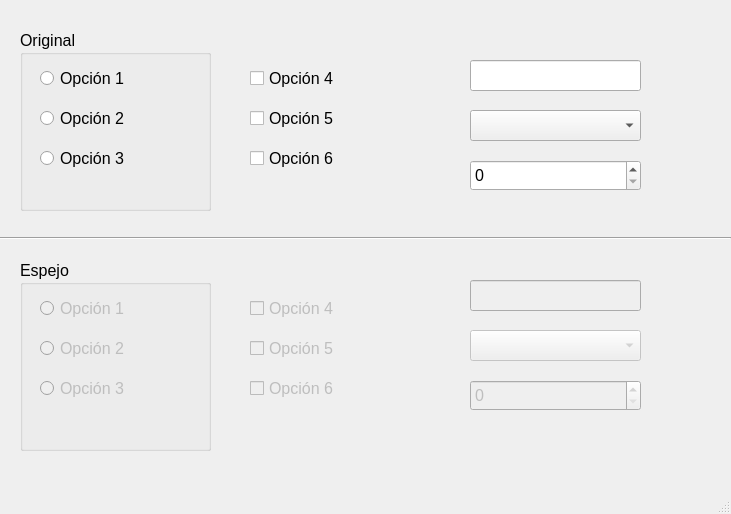
<?xml version="1.0" encoding="UTF-8"?>
<ui version="4.0">
 <class>MainWindow</class>
 <widget class="QMainWindow" name="MainWindow">
  <property name="geometry">
   <rect>
    <x>0</x>
    <y>0</y>
    <width>731</width>
    <height>514</height>
   </rect>
  </property>
  <property name="windowTitle">
   <string>Imitador</string>
  </property>
  <widget class="QWidget" name="centralwidget">
   <widget class="Line" name="line">
    <property name="geometry">
     <rect>
      <x>-10</x>
      <y>230</y>
      <width>741</width>
      <height>16</height>
     </rect>
    </property>
    <property name="orientation">
     <enum>Qt::Horizontal</enum>
    </property>
   </widget>
   <widget class="QCheckBox" name="checkOpcion4_original">
    <property name="geometry">
     <rect>
      <x>250</x>
      <y>70</y>
      <width>91</width>
      <height>17</height>
     </rect>
    </property>
    <property name="font">
     <font>
      <family>MS Shell Dlg 2</family>
      <pointsize>12</pointsize>
     </font>
    </property>
    <property name="text">
     <string>Opción 4</string>
    </property>
   </widget>
   <widget class="QCheckBox" name="checkOpcion6_original">
    <property name="geometry">
     <rect>
      <x>250</x>
      <y>150</y>
      <width>91</width>
      <height>17</height>
     </rect>
    </property>
    <property name="font">
     <font>
      <family>MS Shell Dlg 2</family>
      <pointsize>12</pointsize>
     </font>
    </property>
    <property name="text">
     <string>Opción 6</string>
    </property>
   </widget>
   <widget class="QCheckBox" name="checkOpcion5_original">
    <property name="geometry">
     <rect>
      <x>250</x>
      <y>110</y>
      <width>91</width>
      <height>17</height>
     </rect>
    </property>
    <property name="font">
     <font>
      <family>MS Shell Dlg 2</family>
      <pointsize>12</pointsize>
     </font>
    </property>
    <property name="text">
     <string>Opción 5</string>
    </property>
   </widget>
   <widget class="QLineEdit" name="editOriginal">
    <property name="geometry">
     <rect>
      <x>470</x>
      <y>60</y>
      <width>171</width>
      <height>31</height>
     </rect>
    </property>
    <property name="font">
     <font>
      <pointsize>12</pointsize>
     </font>
    </property>
   </widget>
   <widget class="QComboBox" name="comboOriginal">
    <property name="geometry">
     <rect>
      <x>470</x>
      <y>110</y>
      <width>171</width>
      <height>31</height>
     </rect>
    </property>
    <property name="font">
     <font>
      <pointsize>12</pointsize>
     </font>
    </property>
   </widget>
   <widget class="QSpinBox" name="spinOriginal">
    <property name="geometry">
     <rect>
      <x>470</x>
      <y>160</y>
      <width>171</width>
      <height>31</height>
     </rect>
    </property>
    <property name="font">
     <font>
      <pointsize>12</pointsize>
     </font>
    </property>
   </widget>
   <widget class="QLineEdit" name="editEspejo">
    <property name="enabled">
     <bool>false</bool>
    </property>
    <property name="geometry">
     <rect>
      <x>470</x>
      <y>280</y>
      <width>171</width>
      <height>31</height>
     </rect>
    </property>
    <property name="font">
     <font>
      <pointsize>12</pointsize>
     </font>
    </property>
   </widget>
   <widget class="QSpinBox" name="spinEspejo">
    <property name="enabled">
     <bool>false</bool>
    </property>
    <property name="geometry">
     <rect>
      <x>470</x>
      <y>380</y>
      <width>171</width>
      <height>31</height>
     </rect>
    </property>
    <property name="font">
     <font>
      <pointsize>12</pointsize>
     </font>
    </property>
   </widget>
   <widget class="QCheckBox" name="checkOpcion5_espejo">
    <property name="enabled">
     <bool>false</bool>
    </property>
    <property name="geometry">
     <rect>
      <x>250</x>
      <y>340</y>
      <width>91</width>
      <height>17</height>
     </rect>
    </property>
    <property name="font">
     <font>
      <family>MS Shell Dlg 2</family>
      <pointsize>12</pointsize>
     </font>
    </property>
    <property name="text">
     <string>Opción 5</string>
    </property>
   </widget>
   <widget class="QComboBox" name="comboEspejo">
    <property name="enabled">
     <bool>false</bool>
    </property>
    <property name="geometry">
     <rect>
      <x>470</x>
      <y>330</y>
      <width>171</width>
      <height>31</height>
     </rect>
    </property>
    <property name="font">
     <font>
      <pointsize>12</pointsize>
     </font>
    </property>
   </widget>
   <widget class="QCheckBox" name="checkOpcion4_espejo">
    <property name="enabled">
     <bool>false</bool>
    </property>
    <property name="geometry">
     <rect>
      <x>250</x>
      <y>300</y>
      <width>91</width>
      <height>17</height>
     </rect>
    </property>
    <property name="font">
     <font>
      <family>MS Shell Dlg 2</family>
      <pointsize>12</pointsize>
     </font>
    </property>
    <property name="text">
     <string>Opción 4</string>
    </property>
   </widget>
   <widget class="QCheckBox" name="checkOpcion6_espejo">
    <property name="enabled">
     <bool>false</bool>
    </property>
    <property name="geometry">
     <rect>
      <x>250</x>
      <y>380</y>
      <width>91</width>
      <height>17</height>
     </rect>
    </property>
    <property name="font">
     <font>
      <family>MS Shell Dlg 2</family>
      <pointsize>12</pointsize>
     </font>
    </property>
    <property name="text">
     <string>Opción 6</string>
    </property>
   </widget>
   <widget class="QGroupBox" name="grupoOriginal">
    <property name="geometry">
     <rect>
      <x>20</x>
      <y>30</y>
      <width>191</width>
      <height>181</height>
     </rect>
    </property>
    <property name="font">
     <font>
      <pointsize>12</pointsize>
     </font>
    </property>
    <property name="title">
     <string>Original</string>
    </property>
    <widget class="QRadioButton" name="radioOpcion1_original">
     <property name="geometry">
      <rect>
       <x>20</x>
       <y>40</y>
       <width>131</width>
       <height>17</height>
      </rect>
     </property>
     <property name="font">
      <font>
       <pointsize>12</pointsize>
      </font>
     </property>
     <property name="text">
      <string>Opción 1</string>
     </property>
    </widget>
    <widget class="QRadioButton" name="radioOpcion2_original">
     <property name="geometry">
      <rect>
       <x>20</x>
       <y>80</y>
       <width>131</width>
       <height>17</height>
      </rect>
     </property>
     <property name="font">
      <font>
       <pointsize>12</pointsize>
      </font>
     </property>
     <property name="text">
      <string>Opción 2</string>
     </property>
    </widget>
    <widget class="QRadioButton" name="radioOpcion3_original">
     <property name="geometry">
      <rect>
       <x>20</x>
       <y>120</y>
       <width>131</width>
       <height>17</height>
      </rect>
     </property>
     <property name="font">
      <font>
       <pointsize>12</pointsize>
      </font>
     </property>
     <property name="text">
      <string>Opción 3</string>
     </property>
    </widget>
   </widget>
   <widget class="QGroupBox" name="grupoEspejo">
    <property name="geometry">
     <rect>
      <x>20</x>
      <y>260</y>
      <width>191</width>
      <height>191</height>
     </rect>
    </property>
    <property name="font">
     <font>
      <pointsize>12</pointsize>
     </font>
    </property>
    <property name="title">
     <string>Espejo</string>
    </property>
    <widget class="QRadioButton" name="radioOpcion1_espejo">
     <property name="enabled">
      <bool>false</bool>
     </property>
     <property name="geometry">
      <rect>
       <x>20</x>
       <y>40</y>
       <width>131</width>
       <height>17</height>
      </rect>
     </property>
     <property name="font">
      <font>
       <pointsize>12</pointsize>
      </font>
     </property>
     <property name="text">
      <string>Opción 1</string>
     </property>
    </widget>
    <widget class="QRadioButton" name="radioOpcion2_espejo">
     <property name="enabled">
      <bool>false</bool>
     </property>
     <property name="geometry">
      <rect>
       <x>20</x>
       <y>80</y>
       <width>101</width>
       <height>17</height>
      </rect>
     </property>
     <property name="font">
      <font>
       <pointsize>12</pointsize>
      </font>
     </property>
     <property name="text">
      <string>Opción 2</string>
     </property>
    </widget>
    <widget class="QRadioButton" name="radioOpcion3_espejo">
     <property name="enabled">
      <bool>false</bool>
     </property>
     <property name="geometry">
      <rect>
       <x>20</x>
       <y>120</y>
       <width>131</width>
       <height>17</height>
      </rect>
     </property>
     <property name="font">
      <font>
       <pointsize>12</pointsize>
      </font>
     </property>
     <property name="text">
      <string>Opción 3</string>
     </property>
    </widget>
   </widget>
  </widget>
  <widget class="QStatusBar" name="statusbar"/>
 </widget>
 <resources/>
 <connections/>
</ui>
